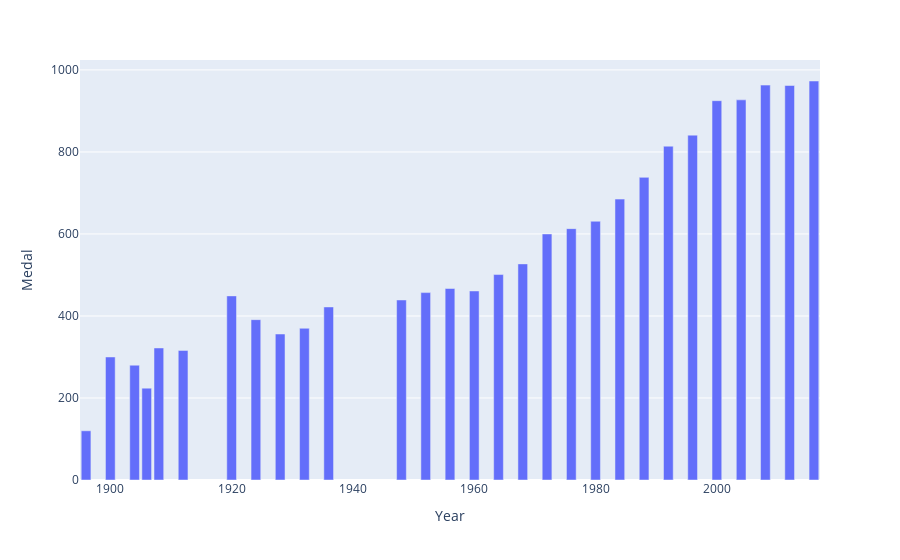

Notebook code for this chart:
### Code cell
yearwise_me_tal_con(df,'Over all')

### Figure 1 — Plotly figure (JSON) as saved in the notebook; plotly's stock layout.template omitted (floating-point values rounded to 4 significant figures)
{"data": [{"alignmentgroup": "True", "hovertemplate": "Year=%{x}<br>Medal=%{y}<extra></extra>", "legendgroup": "", "marker": {"color": "#636efa", "pattern": {"shape": ""}}, "name": "", "offsetgroup": "", "orientation": "v", "showlegend": false, "textposition": "auto", "type": "bar", "x": [1896, 1900, 1904, 1906, 1908, 1912, 1920, 1924, 1928, 1932, 1936, 1948, 1952, 1956, 1960, 1964, 1968, 1972, 1976, 1980, 1984, 1988, 1992, 1996, 2000, 2004, 2008, 2012, 2016], "xaxis": "x", "y": [120, 300, 280, 224, 322, 316, 449, 391, 356, 370, 422, 439, 457, 467, 461, 501, 527, 600, 613, 631, 685, 738, 814, 841, 925, 927, 963, 962, 973], "yaxis": "y"}], "layout": {"autosize": true, "barmode": "relative", "legend": {"tracegroupgap": 0}, "margin": {"t": 60}, "xaxis": {"anchor": "y", "autorange": true, "domain": [0, 1], "range": [1895, 2017], "title": {"text": "Year"}, "type": "linear"}, "yaxis": {"anchor": "x", "autorange": true, "domain": [0, 1], "range": [0, 1024.0], "title": {"text": "Medal"}, "type": "linear"}}}
